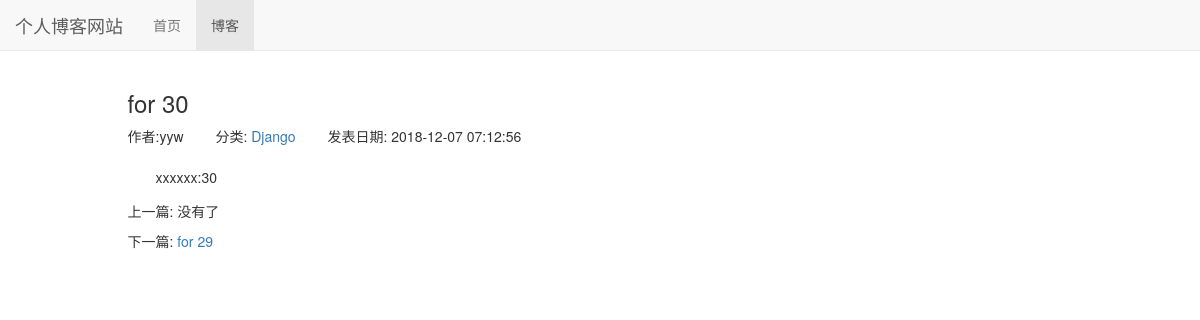
The app's page /blog/36, older data.
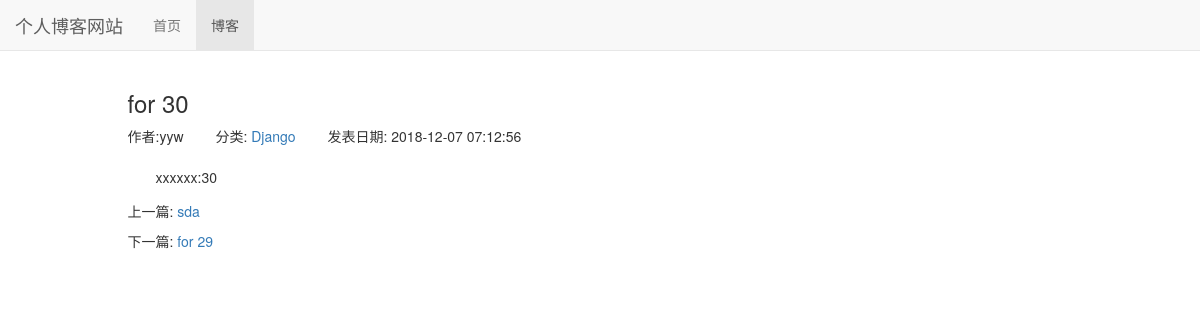
The same page, newer data.
### blog/models.py (models this page shows, shortened)
class Blog(models.Model):
    title = models.CharField(max_length=50)
    blog_type = models.ForeignKey(BlogType,on_delete=models.DO_NOTHING)
    content = models.TextField()
    author = models.ForeignKey(User,on_delete=models.DO_NOTHING)
    created_time = models.DateTimeField(auto_now_add=True)
    last_updated_time = models.DateTimeField(auto_now=True)
    class Meta:
        ordering = ['-created_time']

### blog/views.py (the view)
# urls.py: path('<int:blog_pk>',views.blog_detail,name="blog_detail"),
def blog_detail(request,blog_pk):
    context = {}
    blog = get_object_or_404(Blog,pk=blog_pk)
    context['previous_blog'] = Blog.objects.filter(created_time__gt=blog.created_time).last() # 获取上一篇博客
    context['next_blog'] = Blog.objects.filter(created_time__lt=blog.created_time).first()  # 获取下一篇博客
    context['blog'] = blog
    return render_to_response('blog/blog_detail.html',context)

### blog/models.py (called while the page is built)
    def __str__ (self):  #让文章选择分类时能看到分类名
        return self.type_name

### blog/templates/blog/blog_detail.html (shortened to what this page needs)
{% extends 'base.html' %}
{% block nav_blog_active %} active {%endblock%}
{% load staticfiles %}
{% block header_extends %}
    <link rel="stylesheet" href= "{% static 'blog/blog.css' %}" >
{% endblock %}
{% block content %}
    <div class="container">
        <div class="row">
            <div class="col-xs-10 col-xs-offset-1">
                <h3>{{ blog.title }}</h3>
                <ul class="blog-info-description">
                    <li>作者:{{ blog.author }} </li>
                    <li>分类: <a href="{% url 'blogs_with_type' blog.blog_type.pk %}">{{ blog.blog_type }} </a></li>
                    <li>发表日期: {{ blog.created_time|date:"Y-m-d H:n:s" }}</li>
                </ul>
                <div class="blog-content">{{ blog.content }}</div>
                <div class="blog-more">
                    <p>上一篇:
                        {% if previous_blog %}
                            <a href="{% url 'blog_detail' previous_blog.pk %}">
                               {{ previous_blog.title }}
                            </a>
                        {% else %}
                            没有了
                        {% endif %}
                    </p>
                    <p>下一篇:
                        {% if next_blog %}
                        <a href="{% url 'blog_detail' next_blog.pk %}">
                            {{ next_blog.title }}
                        </a>
                        {% else %}
                            没有了
                        {% endif %}
                    </p>
                </div>
            </div>
        </div>
    </div>
{% endblock %}

Row changes from the older to the newer data that the page shows:
added Blog: title "sda"
Text that changed along with them:
text no longer shown: "没有了"
